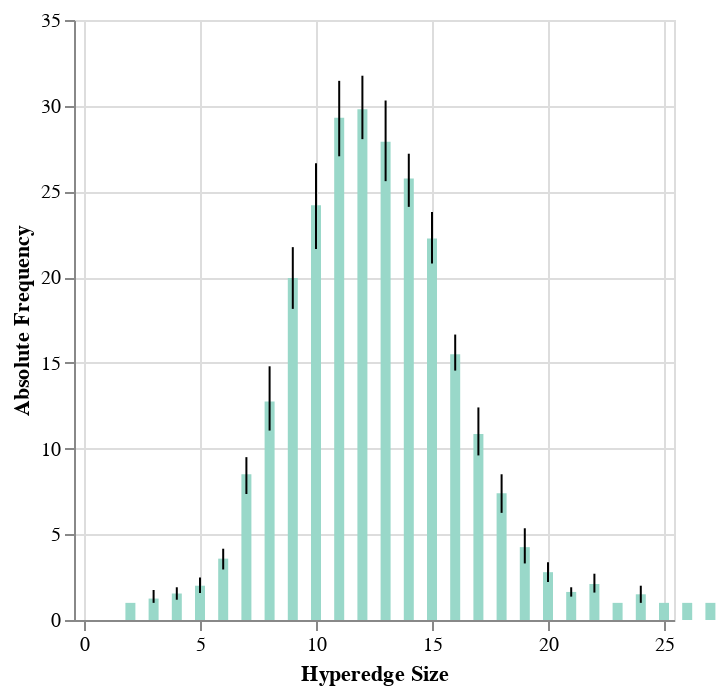

Notebook source saved alongside this figure:
### Code cell
bars + error

### Figure 1 — Vega-Lite specification as saved in the notebook (floating-point values rounded to 4 significant figures; data arrays with more than 128 entries replaced by an {"elided": "..."} marker saying what was removed)
{"config": {"view": {"continuousWidth": 300, "continuousHeight": 300}}, "layer": [{"mark": {"type": "bar", "color": "#99d8c9"}, "encoding": {"x": {"field": "hsize", "scale": {"domain": [0, 25]}, "title": "Hyperedge Size", "type": "quantitative"}, "y": {"aggregate": "mean", "field": "count", "type": "quantitative"}}}, {"mark": {"type": "errorbar", "extent": "ci", "rule": true}, "encoding": {"x": {"field": "hsize", "scale": {"domain": [0, 25]}, "type": "quantitative"}, "y": {"field": "count", "scale": {"zero": false}, "title": "Absolute Frequency", "type": "quantitative"}}}], "data": {"name": "data-2e4496e86613faa8e55501616ee4b7bf"}, "$schema": "https://vega.github.io/schema/vega-lite/v5.14.1.json", "datasets": {"data-2e4496e86613faa8e55501616ee4b7bf": {"elided": "364 records"}}}
